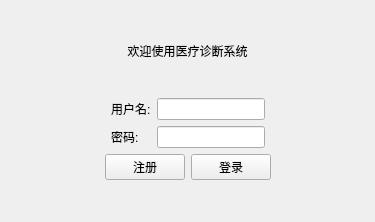
<?xml version="1.0" encoding="UTF-8"?>
<ui version="4.0">
 <class>LoginView</class>
 <widget class="QWidget" name="LoginView">
  <property name="geometry">
   <rect>
    <x>0</x>
    <y>0</y>
    <width>375</width>
    <height>222</height>
   </rect>
  </property>
  <property name="windowTitle">
   <string>登录</string>
  </property>
  <layout class="QVBoxLayout" name="verticalLayout">
   <item>
    <spacer name="verticalSpacer">
     <property name="orientation">
      <enum>Qt::Orientation::Vertical</enum>
     </property>
     <property name="sizeHint" stdset="0">
      <size>
       <width>20</width>
       <height>22</height>
      </size>
     </property>
    </spacer>
   </item>
   <item>
    <widget class="QLabel" name="label">
     <property name="text">
      <string>欢迎使用医疗诊断系统</string>
     </property>
     <property name="alignment">
      <set>Qt::AlignmentFlag::AlignCenter</set>
     </property>
    </widget>
   </item>
   <item>
    <spacer name="verticalSpacer_2">
     <property name="orientation">
      <enum>Qt::Orientation::Vertical</enum>
     </property>
     <property name="sizeHint" stdset="0">
      <size>
       <width>20</width>
       <height>23</height>
      </size>
     </property>
    </spacer>
   </item>
   <item>
    <layout class="QHBoxLayout" name="horizontalLayout_2">
     <item>
      <spacer name="horizontalSpacer">
       <property name="orientation">
        <enum>Qt::Orientation::Horizontal</enum>
       </property>
       <property name="sizeHint" stdset="0">
        <size>
         <width>40</width>
         <height>20</height>
        </size>
       </property>
      </spacer>
     </item>
     <item>
      <layout class="QFormLayout" name="formLayout">
       <item row="0" column="0">
        <widget class="QLabel" name="label_2">
         <property name="text">
          <string>用户名:</string>
         </property>
        </widget>
       </item>
       <item row="0" column="1">
        <widget class="QLineEdit" name="inputUserName"/>
       </item>
       <item row="1" column="0">
        <widget class="QLabel" name="label_3">
         <property name="text">
          <string>密码:</string>
         </property>
        </widget>
       </item>
       <item row="1" column="1">
        <widget class="QLineEdit" name="inputUserPassword"/>
       </item>
      </layout>
     </item>
     <item>
      <spacer name="horizontalSpacer_2">
       <property name="orientation">
        <enum>Qt::Orientation::Horizontal</enum>
       </property>
       <property name="sizeHint" stdset="0">
        <size>
         <width>40</width>
         <height>20</height>
        </size>
       </property>
      </spacer>
     </item>
    </layout>
   </item>
   <item>
    <layout class="QHBoxLayout" name="horizontalLayout_3">
     <item>
      <spacer name="horizontalSpacer_3">
       <property name="orientation">
        <enum>Qt::Orientation::Horizontal</enum>
       </property>
       <property name="sizeHint" stdset="0">
        <size>
         <width>40</width>
         <height>20</height>
        </size>
       </property>
      </spacer>
     </item>
     <item>
      <layout class="QHBoxLayout" name="horizontalLayout">
       <item>
        <widget class="QPushButton" name="btSignUp">
         <property name="text">
          <string>注册</string>
         </property>
        </widget>
       </item>
       <item>
        <widget class="QPushButton" name="btSignin">
         <property name="text">
          <string>登录</string>
         </property>
        </widget>
       </item>
      </layout>
     </item>
     <item>
      <spacer name="horizontalSpacer_4">
       <property name="orientation">
        <enum>Qt::Orientation::Horizontal</enum>
       </property>
       <property name="sizeHint" stdset="0">
        <size>
         <width>40</width>
         <height>20</height>
        </size>
       </property>
      </spacer>
     </item>
    </layout>
   </item>
   <item>
    <spacer name="verticalSpacer_3">
     <property name="orientation">
      <enum>Qt::Orientation::Vertical</enum>
     </property>
     <property name="sizeHint" stdset="0">
      <size>
       <width>20</width>
       <height>22</height>
      </size>
     </property>
    </spacer>
   </item>
  </layout>
 </widget>
 <resources/>
 <connections/>
</ui>
